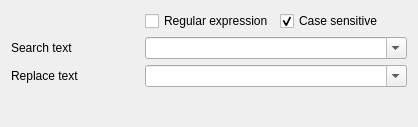
<?xml version="1.0" encoding="UTF-8"?>
<ui version="4.0">
 <class>StringBuilder::WidgetReplaceSetting</class>
 <widget class="QWidget" name="StringBuilder::WidgetReplaceSetting">
  <property name="geometry">
   <rect>
    <x>0</x>
    <y>0</y>
    <width>418</width>
    <height>127</height>
   </rect>
  </property>
  <property name="windowTitle">
   <string>Form</string>
  </property>
  <layout class="QGridLayout" name="gridLayout">
   <item row="0" column="2">
    <widget class="QCheckBox" name="checkBoxUseRegex">
     <property name="text">
      <string>Regular expression</string>
     </property>
    </widget>
   </item>
   <item row="2" column="0">
    <widget class="QLabel" name="label_3">
     <property name="text">
      <string>Replace text</string>
     </property>
    </widget>
   </item>
   <item row="1" column="0">
    <widget class="QLabel" name="label_2">
     <property name="text">
      <string>Search text</string>
     </property>
    </widget>
   </item>
   <item row="0" column="3">
    <widget class="QCheckBox" name="checkBoxCaseSensitive">
     <property name="text">
      <string>Case sensitive</string>
     </property>
     <property name="checked">
      <bool>true</bool>
     </property>
    </widget>
   </item>
   <item row="3" column="2">
    <spacer name="verticalSpacer">
     <property name="orientation">
      <enum>Qt::Vertical</enum>
     </property>
     <property name="sizeHint" stdset="0">
      <size>
       <width>20</width>
       <height>2</height>
      </size>
     </property>
    </spacer>
   </item>
   <item row="2" column="2" colspan="2">
    <widget class="HistoryComboBox" name="comboxReplace">
     <property name="editable">
      <bool>true</bool>
     </property>
     <property name="maxCount">
      <number>10</number>
     </property>
     <property name="insertPolicy">
      <enum>QComboBox::NoInsert</enum>
     </property>
    </widget>
   </item>
   <item row="1" column="2" colspan="2">
    <widget class="HistoryComboBox" name="comboxSearch">
     <property name="editable">
      <bool>true</bool>
     </property>
     <property name="maxCount">
      <number>10</number>
     </property>
     <property name="insertPolicy">
      <enum>QComboBox::NoInsert</enum>
     </property>
    </widget>
   </item>
  </layout>
 </widget>
 <customwidgets>
  <customwidget>
   <class>HistoryComboBox</class>
   <extends>QComboBox</extends>
   <header>widgets/historycombobox.h</header>
  </customwidget>
 </customwidgets>
 <tabstops>
  <tabstop>checkBoxUseRegex</tabstop>
  <tabstop>checkBoxCaseSensitive</tabstop>
  <tabstop>comboxSearch</tabstop>
  <tabstop>comboxReplace</tabstop>
 </tabstops>
 <resources/>
 <connections/>
</ui>
